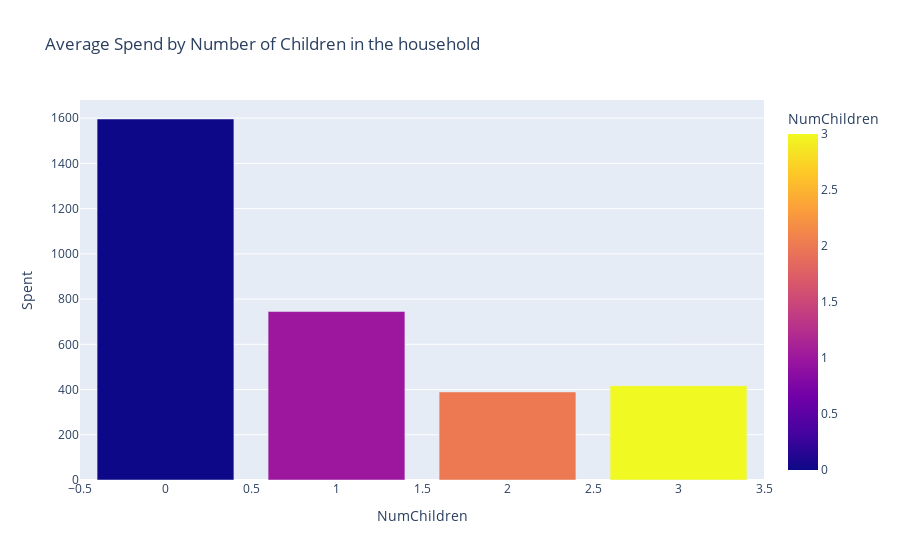

The notebook cell saved with this chart:
### Code cell
df_plot = df.groupby(['NumChildren'])['Spent'].mean().reset_index()
fig7 = px.bar(df_plot, x='NumChildren', y='Spent', color='NumChildren', title = ' Average Spend by Number of Children in the household')
fig7.show()

### Figure 1 — Plotly figure (JSON) as saved in the notebook; plotly's stock layout.template omitted (floating-point values rounded to 4 significant figures)
{"data": [{"alignmentgroup": "True", "hovertemplate": "NumChildren=%{marker.color}<br>Spent=%{y}<extra></extra>", "legendgroup": "", "marker": {"color": [0, 1, 2, 3], "coloraxis": "coloraxis", "pattern": {"shape": ""}}, "name": "", "offsetgroup": "", "orientation": "v", "showlegend": false, "textposition": "auto", "type": "bar", "x": [0, 1, 2, 3], "xaxis": "x", "y": [1596.0, 744.8, 389.4, 416.8], "yaxis": "y"}], "layout": {"barmode": "relative", "coloraxis": {"colorbar": {"title": {"text": "NumChildren"}}, "colorscale": [[0, "#0d0887"], [0.1111, "#46039f"], [0.2222, "#7201a8"], [0.3333, "#9c179e"], [0.4444, "#bd3786"], [0.5556, "#d8576b"], [0.6667, "#ed7953"], [0.7778, "#fb9f3a"], [0.8889, "#fdca26"], [1, "#f0f921"]]}, "legend": {"tracegroupgap": 0}, "title": {"text": " Average Spend by Number of Children in the household"}, "xaxis": {"anchor": "y", "domain": [0, 1], "title": {"text": "NumChildren"}}, "yaxis": {"anchor": "x", "domain": [0, 1], "title": {"text": "Spent"}}}}
